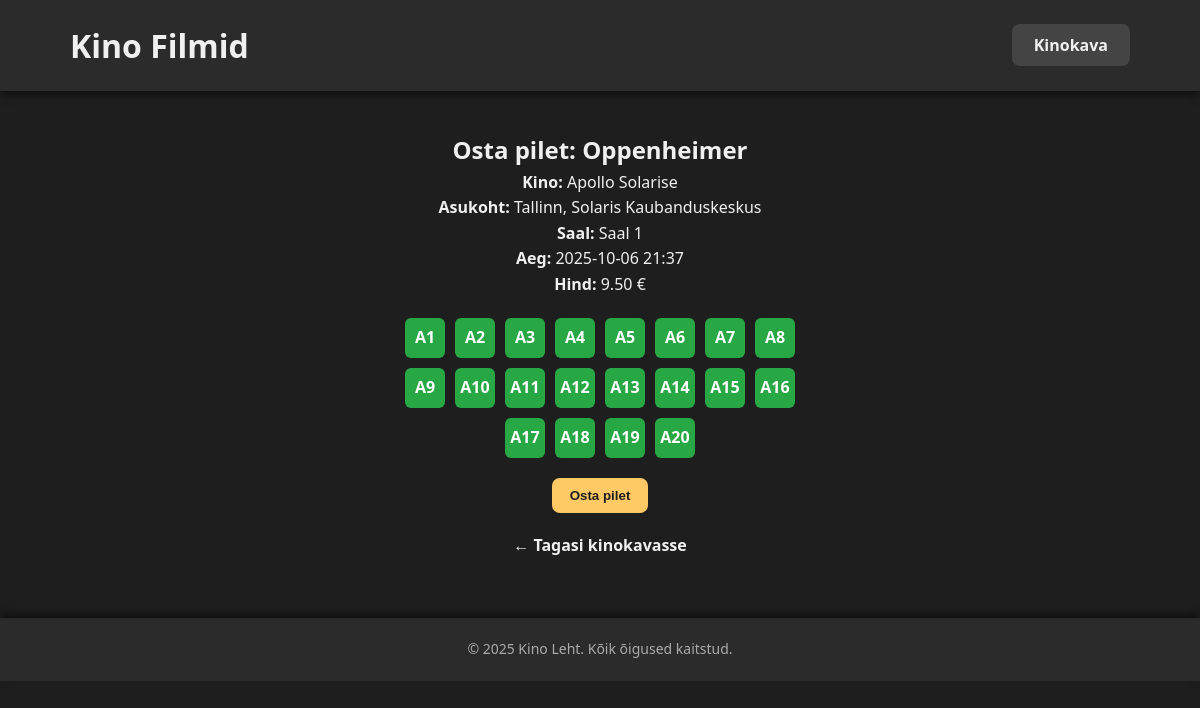
Page /buy_ticket/1 on the committed database.
### tables this page shows
CREATE TABLE movies (
        id INTEGER PRIMARY KEY AUTOINCREMENT,
        title TEXT NOT NULL,
        description TEXT,
        image TEXT
    );

CREATE TABLE cinemas (
        id INTEGER PRIMARY KEY AUTOINCREMENT,
        name TEXT NOT NULL,
        location TEXT NOT NULL
    );

CREATE TABLE halls (
        id INTEGER PRIMARY KEY AUTOINCREMENT,
        cinema_id INTEGER NOT NULL,
        name TEXT NOT NULL,
        FOREIGN KEY (cinema_id) REFERENCES cinemas(id)
    );

CREATE TABLE screenings (
        id INTEGER PRIMARY KEY AUTOINCREMENT,
        movie_id INTEGER NOT NULL,
        hall_id INTEGER NOT NULL,
        start_time TEXT NOT NULL,
        price REAL NOT NULL,
        FOREIGN KEY (movie_id) REFERENCES movies(id),
        FOREIGN KEY (hall_id) REFERENCES halls(id)
    );

CREATE TABLE seats (
        id INTEGER PRIMARY KEY AUTOINCREMENT,
        hall_id INTEGER NOT NULL,
        seat_number TEXT NOT NULL,
        FOREIGN KEY (hall_id) REFERENCES halls(id)
    );

### app.py (the view, shortened to what this page needs)
@app.route("/buy_ticket/<int:screening_id>", methods=["GET", "POST"])
def buy_ticket(screening_id):
    cur = get_db().cursor()
    cur.execute("""
        SELECT screenings.id, movies.title, screenings.start_time, screenings.price,
               halls.name AS hall_name, cinemas.name AS cinema_name, cinemas.location
        FROM screenings
        JOIN movies ON screenings.movie_id = movies.id
        JOIN halls ON screenings.hall_id = halls.id
        JOIN cinemas ON halls.cinema_id = cinemas.id
        WHERE screenings.id = ?
    """, (screening_id,))
    screening = cur.fetchone()
    if not screening:
        abort(404, description="Ekraanikuva ei leitud")
    available_seats = get_available_seats(screening_id)
    taken_seats = get_taken_seats(screening_id)
    return render_template("buy_ticket.html", screening=screening, seats=available_seats, taken_seats=taken_seats)

### app.py (called while the page is built)
def get_db():
    db = getattr(g, '_database', None)
    if db is None:
        db = g._database = sqlite3.connect(DATABASE)
        db.row_factory = sqlite3.Row  # Võimaldab kasutada ridu nagu sõnastikke
    return db

def get_available_seats(screening_id):
    db = get_db()
    cur = db.cursor()
    cur.execute("SELECT hall_id FROM screenings WHERE id = ?", (screening_id,))
    hall_row = cur.fetchone()
    if not hall_row:
        return []
    hall_id = hall_row["hall_id"]
    cur.execute("SELECT id, seat_number FROM seats WHERE hall_id = ?", (hall_id,))
    seats = cur.fetchall()
    cur.execute("SELECT seat_id FROM tickets WHERE screening_id = ?", (screening_id,))
    taken_seats = {row["seat_id"] for row in cur.fetchall()}
    available = [seat for seat in seats if seat["id"] not in taken_seats]
    return available

def get_taken_seats(screening_id):
    db = get_db()
    cur = db.cursor()
    cur.execute("SELECT seat_id FROM tickets WHERE screening_id = ?", (screening_id,))
    taken = {row["seat_id"] for row in cur.fetchall()}
    return taken

@app.teardown_appcontext
def close_connection(exception):
    db = getattr(g, '_database', None)
    if db is not None:
        db.close()

### templates/buy_ticket.html (shortened to what this page needs)
<!DOCTYPE html>
<html lang="et">
<head>
    <link rel="stylesheet" href="{{ url_for('static', filename='style.css') }}" />
</head>
<body>
<header>
  <div class="container header-container">
    <h1><a href="{{ url_for('index') }}" class="header-link">Kino Filmid</a></h1>
    <nav>
      <a href="{{ url_for('schedule') }}" class="nav-button">Kinokava</a>
    </nav>
  </div>
</header>
<main class="container movie-detail">
    <h2>Osta pilet: {{ screening.title }}</h2>
    <p><strong>Kino:</strong> {{ screening.cinema_name }}</p>
    <p><strong>Asukoht:</strong> {{ screening.location }}</p>
    <p><strong>Saal:</strong> {{ screening.hall_name }}</p>
    <p><strong>Aeg:</strong> {{ screening.start_time }}</p>
    <p><strong>Hind:</strong> {{ "%.2f"|format(screening.price) }} €</p>
    <form method="POST" action="{{ url_for('buy_ticket', screening_id=screening.id) }}">
        <div class="seats-container" id="seats-container">
            {% for seat in seats %}
                <div
                  class="seat {% if seat.id in taken_seats %}taken{% endif %}"
                  data-seat-id="{{ seat.id }}"
                >
                    {{ seat.seat_number }}
                </div>
            {% endfor %}
        </div>
        <button type="submit" class="buy-button" disabled id="buy-button">Osta pilet</button>
    </form>
    <a href="{{ url_for('schedule') }}" class="back-link">← Tagasi kinokavasse</a>
</main>
<footer>
  <div class="container footer-container">
    <p>&copy; 2025 Kino Leht. Kõik õigused kaitstud.</p>
  </div>
</footer>
</body>
</html>

### static/style.css (style rules this page uses)
* { box-sizing: border-box; margin: 0; padding: 0; }
body { font-family: 'Segoe UI', Tahoma, Geneva, Verdana, sans-serif; background-color: #1e1e1e; color: #f0f0f0; line-height: 1.6; margin: 0; }
.container { max-width: 1100px; margin: 0 auto; padding: 0 20px; }
header { background-color: #2b2b2b; color: #f0f0f0; padding: 20px 0; margin-bottom: 40px; box-shadow: 0 4px 8px rgba(0,0,0,0.5); position: sticky; top: 0; z-index: 100; }
.header-container { display: flex; justify-content: space-between; align-items: center; flex-wrap: wrap; }
header h1 { font-size: 2rem; font-weight: 700; }
.header-link { color: #f0f0f0; text-decoration: none; transition: color 0.3s ease; }
.nav-button { background-color: #444444; color: #f0f0f0; padding: 10px 22px; border-radius: 8px; font-weight: 600; text-decoration: none; transition: all 0.3s ease; }
.movie-detail { max-width: 700px; margin: 0 auto 60px; text-align: center; }
.back-link { display: inline-block; margin-top: 20px; color: #f0f0f0; font-weight: 600; text-decoration: none; transition: all 0.3s ease; }
.buy-button { background-color: #ffc966; color: #1e1e1e; padding: 10px 18px; border-radius: 8px; font-weight: 600; border: none; cursor: pointer; transition: all 0.3s ease; }
.seats-container { display: flex; flex-wrap: wrap; max-width: 400px; margin: 20px auto; gap: 10px; justify-content: center; }
.seat { width: 40px; height: 40px; border-radius: 8px; display: flex; align-items: center; justify-content: center; font-weight: bold; color: #ffffff; cursor: pointer; transition: all 0.3s ease; background-color: #555555; }
footer { margin-top: 60px; padding: 20px 0; background-color: #2b2b2b; color: #aaaaaa; font-size: 14px; text-align: center; box-shadow: 0 -4px 8px rgba(0,0,0,0.5); }

### templates/buy_ticket.html (style rules this page uses)
.seats-container { display: flex; flex-wrap: wrap; max-width: 400px; margin: 20px auto; gap: 10px; justify-content: center; }
.seat { width: 40px; height: 40px; background-color: #28a745; border-radius: 6px; cursor: pointer; display: flex; align-items: center; justify-content: center; font-weight: bold; color: white; user-select: none; transition: background-color 0.3s ease; }

### rows in the picture
movies: title "Oppenheimer"
cinemas: cinema_name "Apollo Solarise", location "Tallinn, Solaris Kaubanduskeskus"
halls: hall_name "Saal 1"
screenings: start_time "2025-10-06 21:37", price "9.50"
seats: seat_number "A1"
seats: seat_number "A2"
seats: seat_number "A3"
seats: seat_number "A4"
seats: seat_number "A5"
seats: seat_number "A6"
seats: seat_number "A7"
seats: seat_number "A8"
seats: seat_number "A9"
seats: seat_number "A10"
seats: seat_number "A11"
seats: seat_number "A12"
seats: seat_number "A13"
seats: seat_number "A14"
seats: seat_number "A15"
seats: seat_number "A16"
seats: seat_number "A17"
seats: seat_number "A18"
seats: seat_number "A19"
seats: seat_number "A20"
